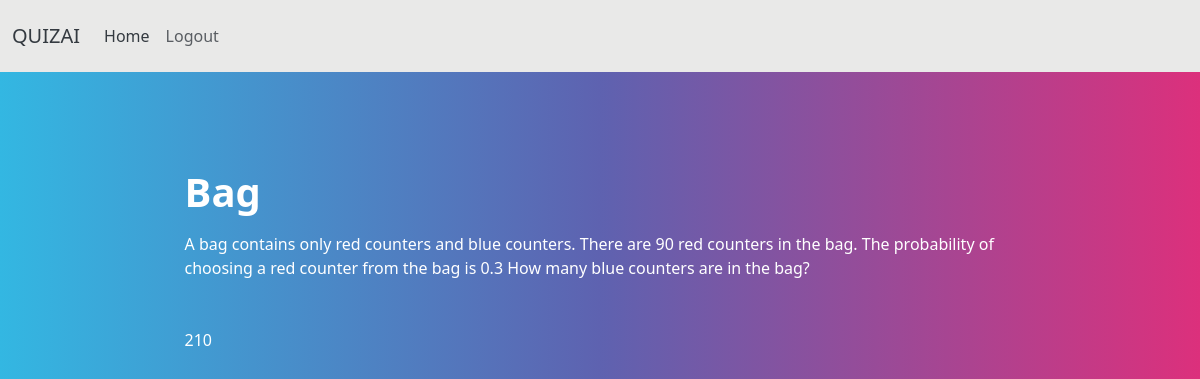
The page /blog/Bag (signed in) on the database its author committed.
### models.py (models this page shows, shortened)
class Post(db.Model):
    id = db.Column(db.Integer, primary_key=True)
    title = db.Column(db.String(140))
    slug = db.Column(db.String(140), unique=True)
    body = db.Column(db.Text)
    answer = db.Column(db.String(100))
    created = db.Column(db.DateTime, default=datetime.now())
    tags = db.relationship('Tag', secondary=posts_tags, backref=db.backref('posts'), lazy='dynamic')

### posts/blueprint.py (the view)
@posts.route('/<slug>')
def post_detail(slug):
    post = Post.query.filter(Post.slug==slug).first()
    return render_template('posts/post_detail.html', post=post)

### posts/templates/posts/post_detail.html (shortened to what this page needs)
{% extends 'base.html' %}
{% block content %}
    <div class="">
        <h1>{{ post.title }}</h1>
        {{ post.body }}
        <br><br><br>
        {{ post.answer }}
    </div>
{% endblock %}

### rows shown on the page
Post: title "Bag", body "A bag contains only red counters and blue counters. There are 90 red counters in the bag. The probability of choosing a red counter from the bag is 0.3 How many blue counters are in the bag?", answer "210"
